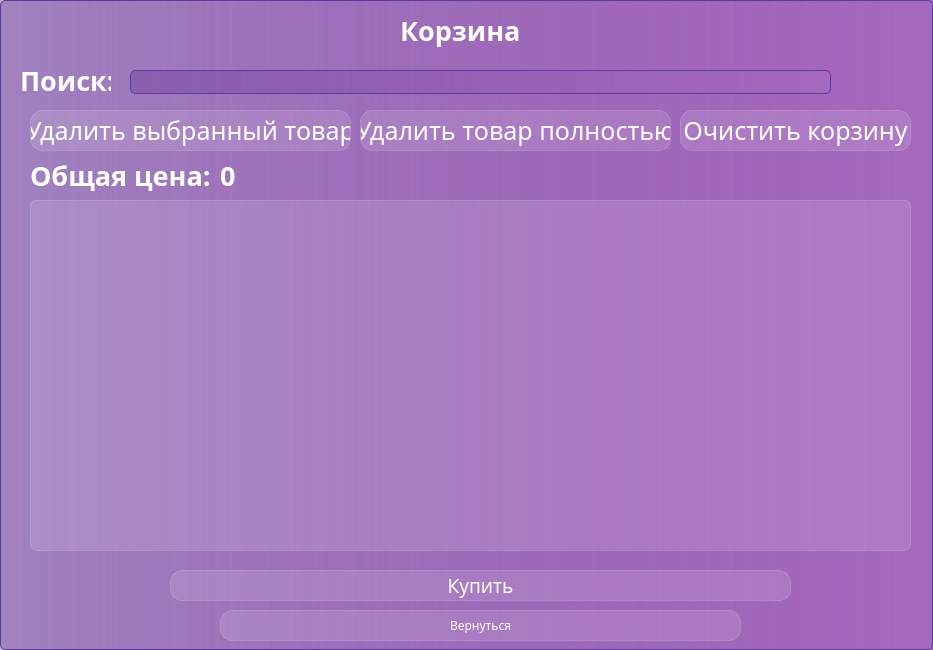
<?xml version="1.0" encoding="UTF-8"?>
<ui version="4.0">
 <class>BasketWindow</class>
 <widget class="QDialog" name="BasketWindow">
  <property name="geometry">
   <rect>
    <x>0</x>
    <y>0</y>
    <width>933</width>
    <height>650</height>
   </rect>
  </property>
  <property name="minimumSize">
   <size>
    <width>933</width>
    <height>650</height>
   </size>
  </property>
  <property name="maximumSize">
   <size>
    <width>933</width>
    <height>650</height>
   </size>
  </property>
  <property name="windowTitle">
   <string>Dialog</string>
  </property>
  <property name="styleSheet">
   <string notr="true">background-color:  qlineargradient( spread:pad,  x1:0, y1:0, x2:1, y2:0,  stop:0 rgba(105, 57, 153, 100),  stop:1 rgba(165, 105, 189, 255));  border: 1px solid #5D3B9B;  border-radius: 5px;
font-family: Everlasting;</string>
  </property>
  <widget class="QLabel" name="label_5">
   <property name="geometry">
    <rect>
     <x>400</x>
     <y>10</y>
     <width>121</width>
     <height>41</height>
    </rect>
   </property>
   <property name="styleSheet">
    <string notr="true">color: white;
font-weight: bold;
border: none;
font-size: 20pt;
background-color: none;</string>
   </property>
   <property name="text">
    <string>Корзина</string>
   </property>
  </widget>
  <widget class="QTableView" name="tableView">
   <property name="geometry">
    <rect>
     <x>30</x>
     <y>200</y>
     <width>881</width>
     <height>351</height>
    </rect>
   </property>
   <property name="styleSheet">
    <string notr="true">QTableView {
  background-color: rgba(255, 255, 255, 30);
	border: 1px solid rgba(255, 255, 255, 40);
	border-bottom-right-radius: 7px;
	border-bottom-left-radius: 7px;
}

QTableView::item {
	border: none;
	color: white;
	background-color: rgba(255, 255, 255, 10);
}

QTableView::item:selected {
    background-color: rgba(255, 255, 255, 40); /* Цвет фона для выделенных элементов */
	color: white;
}

QTableView::item:hover {
    background-color: rgba(255,255,255,40); /* Цвет фона при наведении курсора */
}

QHeaderView::section {
	background-color: rgba(255, 255, 255, 60);
	color: white;
	border: none;
	font-size: 14pt;
}
</string>
   </property>
  </widget>
  <widget class="QLabel" name="label_6">
   <property name="geometry">
    <rect>
     <x>20</x>
     <y>70</y>
     <width>91</width>
     <height>21</height>
    </rect>
   </property>
   <property name="styleSheet">
    <string notr="true">color: white;
font-weight: bold;
border: none;
font-size: 20pt;
background-color: none;</string>
   </property>
   <property name="text">
    <string>Поиск:</string>
   </property>
  </widget>
  <widget class="QLineEdit" name="Search">
   <property name="geometry">
    <rect>
     <x>130</x>
     <y>70</y>
     <width>701</width>
     <height>24</height>
    </rect>
   </property>
   <property name="styleSheet">
    <string notr="true">color:white;
padding-left: 10px;</string>
   </property>
  </widget>
  <widget class="QPushButton" name="Delete_button_Clicked">
   <property name="geometry">
    <rect>
     <x>30</x>
     <y>110</y>
     <width>321</width>
     <height>41</height>
    </rect>
   </property>
   <property name="styleSheet">
    <string notr="true">QPushButton {
color: white;
background-color: rgba(255,255,255,30);
border: 1px solid rgba(255,255,255,40);
border-radius: 12px;
width: 230px;
height: 50px;
font-size: 19pt;
} 
QPushButton:hover{
background-color: rgba(255,255,255,40);
}

QPushButton:pressed{
background-color: rgba(255,255,255,70);
}</string>
   </property>
   <property name="text">
    <string>Удалить выбранный товар</string>
   </property>
  </widget>
  <widget class="QPushButton" name="Return_button_Clicked">
   <property name="geometry">
    <rect>
     <x>220</x>
     <y>610</y>
     <width>521</width>
     <height>31</height>
    </rect>
   </property>
   <property name="styleSheet">
    <string notr="true">QPushButton {
color: white;
background-color: rgba(255,255,255,30);
border: 1px solid rgba(255,255,255,40);
border-radius: 12px;
} 
QPushButton:hover{
background-color: rgba(255,255,255,40);
}

QPushButton:pressed{
background-color: rgba(255,255,255,70);
}</string>
   </property>
   <property name="text">
    <string>Вернуться</string>
   </property>
  </widget>
  <widget class="QPushButton" name="Buy_button_clicked">
   <property name="geometry">
    <rect>
     <x>170</x>
     <y>570</y>
     <width>621</width>
     <height>31</height>
    </rect>
   </property>
   <property name="styleSheet">
    <string notr="true">QPushButton {
color: white;
background-color: rgba(255,255,255,30);
border: 1px solid rgba(255,255,255,40);
border-radius: 12px;
font-size: 14pt;
} 
QPushButton:hover{
background-color: rgba(255,255,255,40);
}

QPushButton:pressed{
background-color: rgba(255,255,255,70);
}</string>
   </property>
   <property name="text">
    <string>Купить</string>
   </property>
  </widget>
  <widget class="QPushButton" name="Clear_button_Clicked">
   <property name="geometry">
    <rect>
     <x>680</x>
     <y>110</y>
     <width>231</width>
     <height>41</height>
    </rect>
   </property>
   <property name="styleSheet">
    <string notr="true">QPushButton {
color: white;
background-color: rgba(255,255,255,30);
border: 1px solid rgba(255,255,255,40);
border-radius: 12px;
width: 230px;
height: 50px;
font-size: 19pt;
} 
QPushButton:hover{
background-color: rgba(255,255,255,40);
}

QPushButton:pressed{
background-color: rgba(255,255,255,70);
}</string>
   </property>
   <property name="text">
    <string>Очистить корзину</string>
   </property>
  </widget>
  <widget class="QPushButton" name="DeleteFull_button_Clicked_">
   <property name="geometry">
    <rect>
     <x>360</x>
     <y>110</y>
     <width>311</width>
     <height>41</height>
    </rect>
   </property>
   <property name="styleSheet">
    <string notr="true">QPushButton {
color: white;
background-color: rgba(255,255,255,30);
border: 1px solid rgba(255,255,255,40);
border-radius: 12px;
width: 230px;
height: 50px;
font-size: 19pt;
} 
QPushButton:hover{
background-color: rgba(255,255,255,40);
}

QPushButton:pressed{
background-color: rgba(255,255,255,70);
}</string>
   </property>
   <property name="text">
    <string>Удалить товар полностью</string>
   </property>
  </widget>
  <widget class="QLabel" name="Name">
   <property name="geometry">
    <rect>
     <x>30</x>
     <y>160</y>
     <width>181</width>
     <height>31</height>
    </rect>
   </property>
   <property name="styleSheet">
    <string notr="true">color: white;
font-weight: bold;
border: none;
font-size: 20pt;
background-color: none;</string>
   </property>
   <property name="text">
    <string>Общая цена:</string>
   </property>
  </widget>
  <widget class="QLabel" name="Price">
   <property name="geometry">
    <rect>
     <x>220</x>
     <y>160</y>
     <width>181</width>
     <height>31</height>
    </rect>
   </property>
   <property name="styleSheet">
    <string notr="true">color: white;
font-weight: bold;
border: none;
font-size: 20pt;
background-color: none;</string>
   </property>
   <property name="text">
    <string>0</string>
   </property>
  </widget>
 </widget>
 <resources/>
 <connections/>
</ui>
